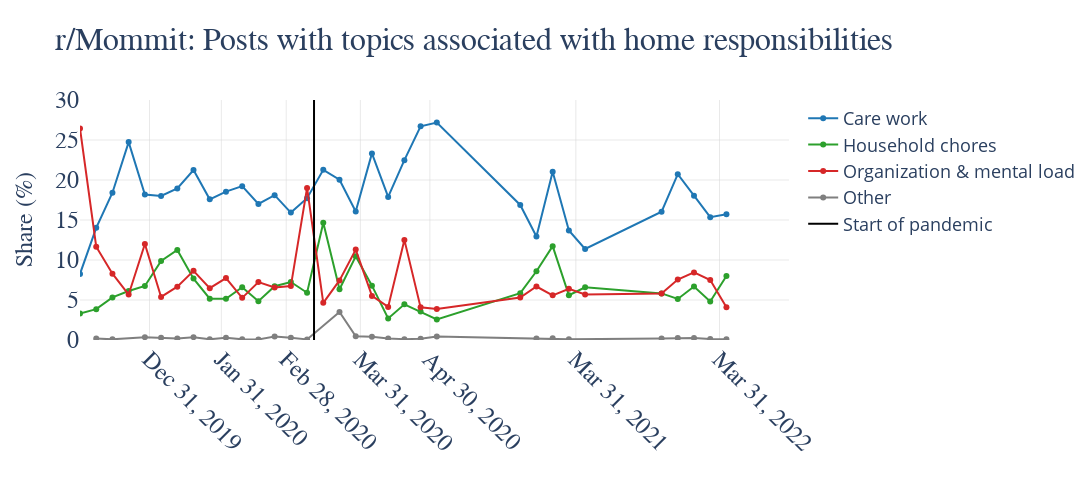
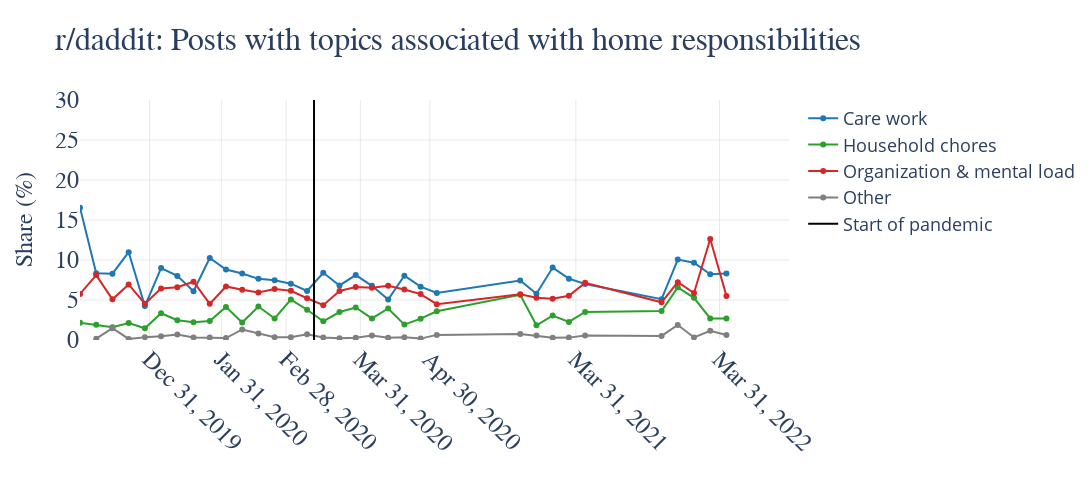

The notebook cell saved with these charts, in order:
### Markdown cell above
# Figures 5 & 6

### Code cell
# Define the desired order for the legend values
legend_order = ["Care work", "Household chores", "Organization & mental load", "Other"]  # Replace with your desired order
colors = {
    'Care work': 'rgb(31, 119, 180)',
    'Household chores': 'rgb(44, 160, 44)',
    'Organization & mental load': 'rgb(214, 39, 40)',
    'Other':'rgb(127, 127, 127)'
}

dataframes = [relative_weeks_mommit, relative_weeks_daddit, relative_months_mommit, relative_months_daddit]
titles = ['r/Mommit: Posts with topics associated with home responsibilities',
          'r/daddit: Posts with topics associated with home responsibilities',
          '',  # Specify the titles for each dataframe
          ''] #daddit

for i, df in enumerate(dataframes):
    fig = px.line(df, x='date_time', y="relative chores", color="small_categories",
                  title=f"{titles[i]}", height=500, width=1200, category_orders={'small_categories': legend_order}, color_discrete_map=colors, markers=True)


    # Set the same y-axis scale for both graphs
    fig.update_layout(yaxis=dict(range=[0, 30]))

        # Add vertical line --> start pandemic
    fig.add_shape(
        type="line",
        x0="2020-03-11", x1="2020-03-11",
        y0=0, y1=2500,
        line=dict(color="black", width=2),
        name="Start of pandemic"
    )

    # Add custom legend items as annotations
    fig.add_trace(
        go.Scatter(
            x=[None],
            y=[None],
            mode='lines',
            marker=dict(color="black", size=10),
            showlegend=True,
            name="Start of pandemic"
        )
    )

    fig.update_layout(
        legend=dict(
            title='',
            title_font=dict(size=14)
        ),
        xaxis=dict(
            showgrid=True,  # Display x-axis grid lines
            gridcolor='lightgrey',  # Set the color of the x-axis grid lines
            gridwidth=0.5  # Set the width of the x-axis grid lines
        ),
        yaxis=dict(
            showgrid=True,  # Display y-axis grid lines
            gridcolor='lightgrey',  # Set the color of the y-axis grid lines
            gridwidth=0.5  # Set the width of the y-axis grid lines
        )
    )

    # Updating layout and axis labels
    fig.update_layout(
        plot_bgcolor='white',
        title={
            'font': {'size': 32, 'family': 'Calibri'} 
        },
        xaxis_title='',
        yaxis_title='Share (%)',
        xaxis={
            'title': {'font': {'size': 24, 'family': 'Calibri'}},  
            'tickfont': {'size': 24, 'family': 'Calibri'},  
            "range":["2019-12-01", "2022-04-30"],
            "dtick":"M2",
            "ticklabelmode":"period",
            "tickvals":["2019-12-31", "2020-01-31", "2020-02-28", "2020-03-31", "2020-04-30", "2021-03-31", "2022-03-31"],
            "rangebreaks": [
            {"bounds": ["2020-06-01", "2021-02-28"]},  
            {"bounds": ["2021-05-01", "2022-02-28"]}
        ]
            
        },
        yaxis={
            'title': {'font': {'size': 24, 'family': 'Calibri'}},  
            'tickfont': {'size': 24, 'family': 'Calibri'}, 
            'tickmode': 'linear',  # Set the tick mode to linear
            'dtick': 5  # Set the tick step size to 5

        },

        legend=dict(
            title='',
            title_font=dict(size=14),
            font=dict(size=18),
            traceorder='normal',  # Preserve the order of legend items
            itemsizing='trace'  # Adjust the size of legend items based on traces
        )
    )
    fig.update_xaxes(tickangle= 45)  


    fig.show()

### Figure 1 — Plotly figure (JSON) as saved in the notebook; plotly's stock layout.template omitted (floating-point values rounded to 4 significant figures)
{"data": [{"hovertemplate": "small_categories=Care work<br>date_time=%{x}<br>relative chores=%{y}<extra></extra>", "legendgroup": "Care work", "line": {"color": "rgb(31, 119, 180)", "dash": "solid"}, "marker": {"symbol": "circle"}, "mode": "lines+markers", "name": "Care work", "orientation": "v", "showlegend": true, "type": "scatter", "x": ["2019-12-01T00:00:00", "2019-12-08T00:00:00", "2019-12-15T00:00:00", "2019-12-22T00:00:00", "2019-12-29T00:00:00", "2020-01-05T00:00:00", "2020-01-12T00:00:00", "2020-01-19T00:00:00", "2020-01-26T00:00:00", "2020-02-02T00:00:00", "2020-02-09T00:00:00", "2020-02-16T00:00:00", "2020-02-23T00:00:00", "2020-03-01T00:00:00", "2020-03-08T00:00:00", "2020-03-15T00:00:00", "2020-03-22T00:00:00", "2020-03-29T00:00:00", "2020-04-05T00:00:00", "2020-04-12T00:00:00", "2020-04-19T00:00:00", "2020-04-26T00:00:00", "2020-05-03T00:00:00", "2021-03-07T00:00:00", "2021-03-14T00:00:00", "2021-03-21T00:00:00", "2021-03-28T00:00:00", "2021-04-04T00:00:00", "2022-03-06T00:00:00", "2022-03-13T00:00:00", "2022-03-20T00:00:00", "2022-03-27T00:00:00", "2022-04-03T00:00:00"], "xaxis": "x", "y": [8.264, 14.02, 18.41, 24.74, 18.18, 18.0, 18.94, 21.25, 17.59, 18.55, 19.23, 17.0, 18.11, 15.93, 17.73, 21.27, 20.04, 16.06, 23.33, 17.88, 22.48, 26.71, 27.18, 16.88, 12.93, 21.03, 13.7, 11.38, 16.03, 20.73, 18.05, 15.35, 15.72], "yaxis": "y"}, {"hovertemplate": "small_categories=Household chores<br>date_time=%{x}<br>relative chores=%{y}<extra></extra>", "legendgroup": "Household chores", "line": {"color": "rgb(44, 160, 44)", "dash": "solid"}, "marker": {"symbol": "circle"}, "mode": "lines+markers", "name": "Household chores", "orientation": "v", "showlegend": true, "type": "scatter", "x": ["2019-12-01T00:00:00", "2019-12-08T00:00:00", "2019-12-15T00:00:00", "2019-12-22T00:00:00", "2019-12-29T00:00:00", "2020-01-05T00:00:00", "2020-01-12T00:00:00", "2020-01-19T00:00:00", "2020-01-26T00:00:00", "2020-02-02T00:00:00", "2020-02-09T00:00:00", "2020-02-16T00:00:00", "2020-02-23T00:00:00", "2020-03-01T00:00:00", "2020-03-08T00:00:00", "2020-03-15T00:00:00", "2020-03-22T00:00:00", "2020-03-29T00:00:00", "2020-04-05T00:00:00", "2020-04-12T00:00:00", "2020-04-19T00:00:00", "2020-04-26T00:00:00", "2020-05-03T00:00:00", "2021-03-07T00:00:00", "2021-03-14T00:00:00", "2021-03-21T00:00:00", "2021-03-28T00:00:00", "2021-04-04T00:00:00", "2022-03-06T00:00:00", "2022-03-13T00:00:00", "2022-03-20T00:00:00", "2022-03-27T00:00:00", "2022-04-03T00:00:00"], "xaxis": "x", "y": [3.306, 3.856, 5.323, 6.119, 6.76, 9.883, 11.25, 7.672, 5.162, 5.163, 6.605, 4.848, 6.726, 7.245, 5.909, 14.66, 6.342, 10.46, 6.791, 2.692, 4.454, 3.561, 2.575, 5.85, 8.594, 11.73, 5.592, 6.585, 5.824, 5.128, 6.677, 4.811, 8.009], "yaxis": "y"}, {"hovertemplate": "small_categories=Organization & mental load<br>date_time=%{x}<br>relative chores=%{y}<extra></extra>", "legendgroup": "Organization & mental load", "line": {"color": "rgb(214, 39, 40)", "dash": "solid"}, "marker": {"symbol": "circle"}, "mode": "lines+markers", "name": "Organization & mental load", "orientation": "v", "showlegend": true, "type": "scatter", "x": ["2019-12-01T00:00:00", "2019-12-08T00:00:00", "2019-12-15T00:00:00", "2019-12-22T00:00:00", "2019-12-29T00:00:00", "2020-01-05T00:00:00", "2020-01-12T00:00:00", "2020-01-19T00:00:00", "2020-01-26T00:00:00", "2020-02-02T00:00:00", "2020-02-09T00:00:00", "2020-02-16T00:00:00", "2020-02-23T00:00:00", "2020-03-01T00:00:00", "2020-03-08T00:00:00", "2020-03-15T00:00:00", "2020-03-22T00:00:00", "2020-03-29T00:00:00", "2020-04-05T00:00:00", "2020-04-12T00:00:00", "2020-04-19T00:00:00", "2020-04-26T00:00:00", "2020-05-03T00:00:00", "2021-03-07T00:00:00", "2021-03-14T00:00:00", "2021-03-21T00:00:00", "2021-03-28T00:00:00", "2021-04-04T00:00:00", "2022-03-06T00:00:00", "2022-03-13T00:00:00", "2022-03-20T00:00:00", "2022-03-27T00:00:00", "2022-04-03T00:00:00"], "xaxis": "x", "y": [26.45, 11.66, 8.29, 5.682, 12.0, 5.382, 6.661, 8.642, 6.474, 7.744, 5.268, 7.236, 6.578, 6.743, 19.02, 4.647, 7.445, 11.3, 5.512, 4.135, 12.51, 4.08, 3.863, 5.302, 6.684, 5.579, 6.402, 5.692, 5.809, 7.561, 8.453, 7.497, 4.103], "yaxis": "y"}, {"hovertemplate": "small_categories=Other<br>date_time=%{x}<br>relative chores=%{y}<extra></extra>", "legendgroup": "Other", "line": {"color": "rgb(127, 127, 127)", "dash": "solid"}, "marker": {"symbol": "circle"}, "mode": "lines+markers", "name": "Other", "orientation": "v", "showlegend": true, "type": "scatter", "x": ["2019-12-08T00:00:00", "2019-12-15T00:00:00", "2019-12-29T00:00:00", "2020-01-05T00:00:00", "2020-01-12T00:00:00", "2020-01-19T00:00:00", "2020-01-26T00:00:00", "2020-02-02T00:00:00", "2020-02-09T00:00:00", "2020-02-16T00:00:00", "2020-02-23T00:00:00", "2020-03-01T00:00:00", "2020-03-08T00:00:00", "2020-03-22T00:00:00", "2020-03-29T00:00:00", "2020-04-05T00:00:00", "2020-04-12T00:00:00", "2020-04-19T00:00:00", "2020-04-26T00:00:00", "2020-05-03T00:00:00", "2021-03-14T00:00:00", "2021-03-21T00:00:00", "2021-03-28T00:00:00", "2022-03-06T00:00:00", "2022-03-13T00:00:00", "2022-03-20T00:00:00", "2022-03-27T00:00:00", "2022-04-03T00:00:00"], "xaxis": "x", "y": [0.1753, 0.08726, 0.3497, 0.2935, 0.173, 0.3527, 0.08749, 0.2868, 0.08361, 0.07236, 0.4435, 0.2869, 0.07576, 3.493, 0.4669, 0.3937, 0.1923, 0.106, 0.1484, 0.4292, 0.1736, 0.2146, 0.08104, 0.1972, 0.2351, 0.2537, 0.1205, 0.09847], "yaxis": "y"}, {"marker": {"color": "black", "size": 10}, "mode": "lines", "name": "Start of pandemic", "showlegend": true, "type": "scatter", "x": [null], "y": [null]}], "layout": {"height": 500, "legend": {"font": {"size": 18}, "itemsizing": "trace", "title": {"text": ""}, "tracegroupgap": 0, "traceorder": "normal"}, "plot_bgcolor": "white", "shapes": [{"line": {"color": "black", "width": 2}, "name": "Start of pandemic", "type": "line", "x0": "2020-03-11", "x1": "2020-03-11", "y0": 0, "y1": 2500}], "title": {"font": {"family": "Calibri", "size": 32}, "text": "r/Mommit: Posts with topics associated with home responsibilities"}, "width": 1200, "xaxis": {"anchor": "y", "domain": [0, 1], "dtick": "M2", "gridcolor": "lightgrey", "gridwidth": 0.5, "range": ["2019-12-01", "2022-04-30"], "rangebreaks": [{"bounds": ["2020-06-01", "2021-02-28"]}, {"bounds": ["2021-05-01", "2022-02-28"]}], "showgrid": true, "tickangle": 45, "tickfont": {"family": "Calibri", "size": 24}, "ticklabelmode": "period", "tickvals": ["2019-12-31", "2020-01-31", "2020-02-28", "2020-03-31", "2020-04-30", "2021-03-31", "2022-03-31"], "title": {"font": {"family": "Calibri", "size": 24}, "text": ""}}, "yaxis": {"anchor": "x", "domain": [0, 1], "dtick": 5, "gridcolor": "lightgrey", "gridwidth": 0.5, "range": [0, 30], "showgrid": true, "tickfont": {"family": "Calibri", "size": 24}, "tickmode": "linear", "title": {"font": {"family": "Calibri", "size": 24}, "text": "Share (%)"}}}}

### Figure 2 — Plotly figure (JSON) as saved in the notebook; plotly's stock layout.template omitted (floating-point values rounded to 4 significant figures)
{"data": [{"hovertemplate": "small_categories=Care work<br>date_time=%{x}<br>relative chores=%{y}<extra></extra>", "legendgroup": "Care work", "line": {"color": "rgb(31, 119, 180)", "dash": "solid"}, "marker": {"symbol": "circle"}, "mode": "lines+markers", "name": "Care work", "orientation": "v", "showlegend": true, "type": "scatter", "x": ["2019-12-01T00:00:00", "2019-12-08T00:00:00", "2019-12-15T00:00:00", "2019-12-22T00:00:00", "2019-12-29T00:00:00", "2020-01-05T00:00:00", "2020-01-12T00:00:00", "2020-01-19T00:00:00", "2020-01-26T00:00:00", "2020-02-02T00:00:00", "2020-02-09T00:00:00", "2020-02-16T00:00:00", "2020-02-23T00:00:00", "2020-03-01T00:00:00", "2020-03-08T00:00:00", "2020-03-15T00:00:00", "2020-03-22T00:00:00", "2020-03-29T00:00:00", "2020-04-05T00:00:00", "2020-04-12T00:00:00", "2020-04-19T00:00:00", "2020-04-26T00:00:00", "2020-05-03T00:00:00", "2021-03-07T00:00:00", "2021-03-14T00:00:00", "2021-03-21T00:00:00", "2021-03-28T00:00:00", "2021-04-04T00:00:00", "2022-03-06T00:00:00", "2022-03-13T00:00:00", "2022-03-20T00:00:00", "2022-03-27T00:00:00", "2022-04-03T00:00:00"], "xaxis": "x", "y": [16.55, 8.333, 8.296, 10.98, 4.236, 8.988, 8.014, 6.087, 10.25, 8.811, 8.317, 7.646, 7.478, 7.044, 6.124, 8.402, 6.822, 8.119, 6.776, 5.055, 8.036, 6.667, 5.89, 7.428, 5.781, 9.056, 7.665, 7.003, 5.105, 10.05, 9.664, 8.208, 8.298], "yaxis": "y"}, {"hovertemplate": "small_categories=Household chores<br>date_time=%{x}<br>relative chores=%{y}<extra></extra>", "legendgroup": "Household chores", "line": {"color": "rgb(44, 160, 44)", "dash": "solid"}, "marker": {"symbol": "circle"}, "mode": "lines+markers", "name": "Household chores", "orientation": "v", "showlegend": true, "type": "scatter", "x": ["2019-12-01T00:00:00", "2019-12-08T00:00:00", "2019-12-15T00:00:00", "2019-12-22T00:00:00", "2019-12-29T00:00:00", "2020-01-05T00:00:00", "2020-01-12T00:00:00", "2020-01-19T00:00:00", "2020-01-26T00:00:00", "2020-02-02T00:00:00", "2020-02-09T00:00:00", "2020-02-16T00:00:00", "2020-02-23T00:00:00", "2020-03-01T00:00:00", "2020-03-08T00:00:00", "2020-03-15T00:00:00", "2020-03-22T00:00:00", "2020-03-29T00:00:00", "2020-04-05T00:00:00", "2020-04-12T00:00:00", "2020-04-19T00:00:00", "2020-04-26T00:00:00", "2020-05-03T00:00:00", "2021-03-07T00:00:00", "2021-03-14T00:00:00", "2021-03-21T00:00:00", "2021-03-28T00:00:00", "2021-04-04T00:00:00", "2022-03-06T00:00:00", "2022-03-13T00:00:00", "2022-03-20T00:00:00", "2022-03-27T00:00:00", "2022-04-03T00:00:00"], "xaxis": "x", "y": [2.158, 1.906, 1.608, 2.116, 1.462, 3.341, 2.477, 2.228, 2.365, 4.141, 2.189, 4.18, 2.692, 5.047, 3.78, 2.337, 3.499, 4.06, 2.694, 3.947, 1.923, 2.667, 3.585, 5.648, 1.845, 3.056, 2.258, 3.501, 3.63, 6.586, 5.272, 2.7, 2.677], "yaxis": "y"}, {"hovertemplate": "small_categories=Organization & mental load<br>date_time=%{x}<br>relative chores=%{y}<extra></extra>", "legendgroup": "Organization & mental load", "line": {"color": "rgb(214, 39, 40)", "dash": "solid"}, "marker": {"symbol": "circle"}, "mode": "lines+markers", "name": "Organization & mental load", "orientation": "v", "showlegend": true, "type": "scatter", "x": ["2019-12-01T00:00:00", "2019-12-08T00:00:00", "2019-12-15T00:00:00", "2019-12-22T00:00:00", "2019-12-29T00:00:00", "2020-01-05T00:00:00", "2020-01-12T00:00:00", "2020-01-19T00:00:00", "2020-01-26T00:00:00", "2020-02-02T00:00:00", "2020-02-09T00:00:00", "2020-02-16T00:00:00", "2020-02-23T00:00:00", "2020-03-01T00:00:00", "2020-03-08T00:00:00", "2020-03-15T00:00:00", "2020-03-22T00:00:00", "2020-03-29T00:00:00", "2020-04-05T00:00:00", "2020-04-12T00:00:00", "2020-04-19T00:00:00", "2020-04-26T00:00:00", "2020-05-03T00:00:00", "2021-03-07T00:00:00", "2021-03-14T00:00:00", "2021-03-21T00:00:00", "2021-03-28T00:00:00", "2021-04-04T00:00:00", "2022-03-06T00:00:00", "2022-03-13T00:00:00", "2022-03-20T00:00:00", "2022-03-27T00:00:00", "2022-04-03T00:00:00"], "xaxis": "x", "y": [5.755, 8.115, 5.08, 6.944, 4.539, 6.447, 6.605, 7.283, 4.519, 6.692, 6.274, 5.941, 6.381, 6.156, 5.215, 4.359, 6.122, 6.631, 6.531, 6.787, 6.319, 5.739, 4.481, 5.709, 5.289, 5.167, 5.526, 7.143, 4.707, 7.224, 5.88, 12.63, 5.514], "yaxis": "y"}, {"hovertemplate": "small_categories=Other<br>date_time=%{x}<br>relative chores=%{y}<extra></extra>", "legendgroup": "Other", "line": {"color": "rgb(127, 127, 127)", "dash": "solid"}, "marker": {"symbol": "circle"}, "mode": "lines+markers", "name": "Other", "orientation": "v", "showlegend": true, "type": "scatter", "x": ["2019-12-08T00:00:00", "2019-12-15T00:00:00", "2019-12-22T00:00:00", "2019-12-29T00:00:00", "2020-01-05T00:00:00", "2020-01-12T00:00:00", "2020-01-19T00:00:00", "2020-01-26T00:00:00", "2020-02-02T00:00:00", "2020-02-09T00:00:00", "2020-02-16T00:00:00", "2020-02-23T00:00:00", "2020-03-01T00:00:00", "2020-03-08T00:00:00", "2020-03-15T00:00:00", "2020-03-22T00:00:00", "2020-03-29T00:00:00", "2020-04-05T00:00:00", "2020-04-12T00:00:00", "2020-04-19T00:00:00", "2020-04-26T00:00:00", "2020-05-03T00:00:00", "2021-03-07T00:00:00", "2021-03-14T00:00:00", "2021-03-21T00:00:00", "2021-03-28T00:00:00", "2021-04-04T00:00:00", "2022-03-06T00:00:00", "2022-03-13T00:00:00", "2022-03-20T00:00:00", "2022-03-27T00:00:00", "2022-04-03T00:00:00"], "xaxis": "x", "y": [0.1634, 1.479, 0.1323, 0.353, 0.4706, 0.6799, 0.3261, 0.3153, 0.2407, 1.313, 0.8251, 0.349, 0.3328, 0.7177, 0.3159, 0.2332, 0.2706, 0.5714, 0.277, 0.3434, 0.1739, 0.6402, 0.7366, 0.5535, 0.2778, 0.2971, 0.5602, 0.5138, 1.872, 0.3225, 1.15, 0.6156], "yaxis": "y"}, {"marker": {"color": "black", "size": 10}, "mode": "lines", "name": "Start of pandemic", "showlegend": true, "type": "scatter", "x": [null], "y": [null]}], "layout": {"height": 500, "legend": {"font": {"size": 18}, "itemsizing": "trace", "title": {"text": ""}, "tracegroupgap": 0, "traceorder": "normal"}, "plot_bgcolor": "white", "shapes": [{"line": {"color": "black", "width": 2}, "name": "Start of pandemic", "type": "line", "x0": "2020-03-11", "x1": "2020-03-11", "y0": 0, "y1": 2500}], "title": {"font": {"family": "Calibri", "size": 32}, "text": "r/daddit: Posts with topics associated with home responsibilities"}, "width": 1200, "xaxis": {"anchor": "y", "domain": [0, 1], "dtick": "M2", "gridcolor": "lightgrey", "gridwidth": 0.5, "range": ["2019-12-01", "2022-04-30"], "rangebreaks": [{"bounds": ["2020-06-01", "2021-02-28"]}, {"bounds": ["2021-05-01", "2022-02-28"]}], "showgrid": true, "tickangle": 45, "tickfont": {"family": "Calibri", "size": 24}, "ticklabelmode": "period", "tickvals": ["2019-12-31", "2020-01-31", "2020-02-28", "2020-03-31", "2020-04-30", "2021-03-31", "2022-03-31"], "title": {"font": {"family": "Calibri", "size": 24}, "text": ""}}, "yaxis": {"anchor": "x", "domain": [0, 1], "dtick": 5, "gridcolor": "lightgrey", "gridwidth": 0.5, "range": [0, 30], "showgrid": true, "tickfont": {"family": "Calibri", "size": 24}, "tickmode": "linear", "title": {"font": {"family": "Calibri", "size": 24}, "text": "Share (%)"}}}}
